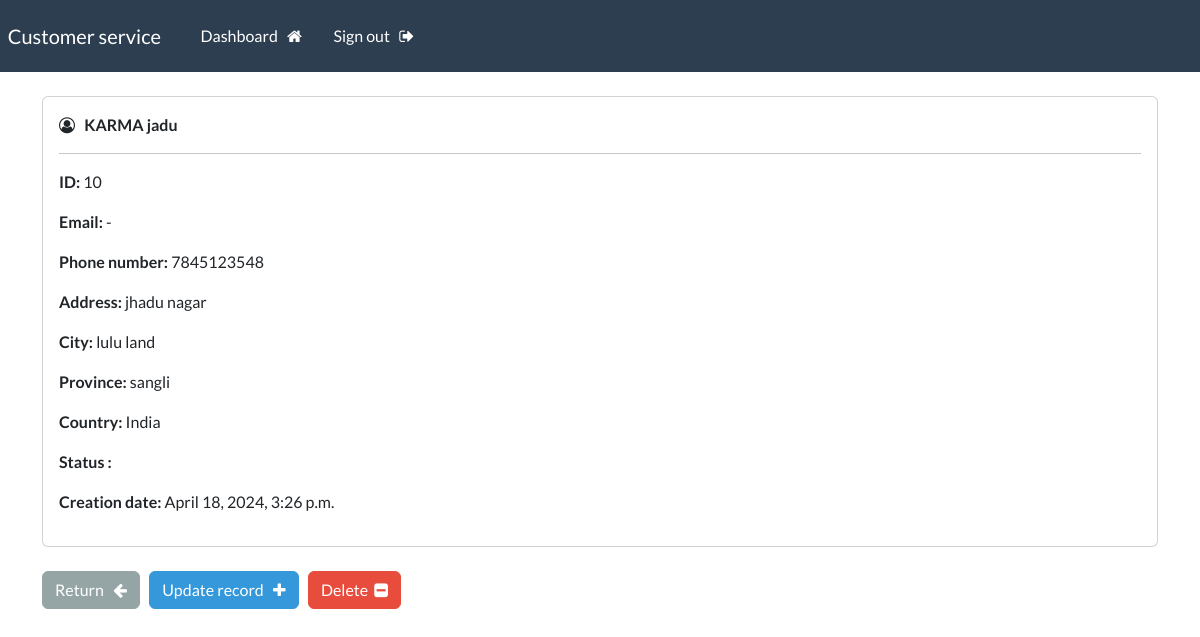
The app's page /record/10 (signed in) with its own data.
### webapp/models.py (models this page shows, shortened)
class Record(models.Model):
    creation_date = models.DateTimeField(auto_now_add=True)
    first_name = models.CharField(max_length=100)
    last_name = models.CharField(max_length=100)
    email = models.CharField(max_length=255)
    phone = models.CharField(max_length=20)
    address = models.CharField(max_length=300)
    city = models.CharField(max_length=255)
    province = models.CharField(max_length=200)
    country = models.CharField(max_length=125)

### webapp/views.py (the view)
# urls.py: path('record/<int:pk>', views.singular_record, name="record"),
@login_required(login_url='my-login')
def singular_record(request, pk):
    all_records = Record.objects.get(id=pk)
    context = {'record':all_records}
    return render(request, 'webapp/view-record.html', context=context)

### webapp/templates/webapp/view-record.html (shortened to what this page needs)
{% extends 'webapp/base.html' %}
{% block content %}
    <div class="card">
        <div class="card-body">
            <i class="fa fa-user-circle-o" aria-hidden="true"></i> &nbsp;
            <strong>
                {{record.last_name|upper}}
                {{record.first_name}}
            </strong>
            <hr>
            <p> <strong> ID: </strong> {{record.id}} </p>
            <p> <strong> Email: </strong> {{record.email}} </p>
            <p> <strong> Phone number: </strong> {{record.phone}} </p>
            <p> <strong> Address: </strong> {{record.address}} </p>
            <p> <strong> City: </strong> {{record.city}} </p>
            <p> <strong> Province: </strong> {{record.province}} </p>
            <p> <strong> Country: </strong> {{record.country}} </p>
            <p> <strong> Status : </strong> {{record.status}}</p>
            <p> <strong> Creation date: </strong> {{record.creation_date}} </p>
        </div>
    </div>
    <br>
    <a href="{% url 'dashboard' %}" class="btn btn-secondary"> Return &nbsp; <i class="fa fa-arrow-left" aria-hidden="true"></i> </a>
    <a href="{% url 'update-record' record.id %}" class="btn btn-info"> Update record &nbsp; <i class="fa fa-plus" aria-hidden="true"></i> </a>
    <a href="{% url 'delete-record' record.id %}" class="btn btn-danger"> Delete &nbsp;<i class="fa fa-minus-square" aria-hidden="true"></i> </a>
{% endblock %}

### records on screen
Record: last_name "KARMA", first_name "jadu", id "10", email "-", phone "7845123548", address "jhadu nagar", city "lulu land", province "sangli", country "India", creation_date "April 18, 2024, 3:26 p.m."
